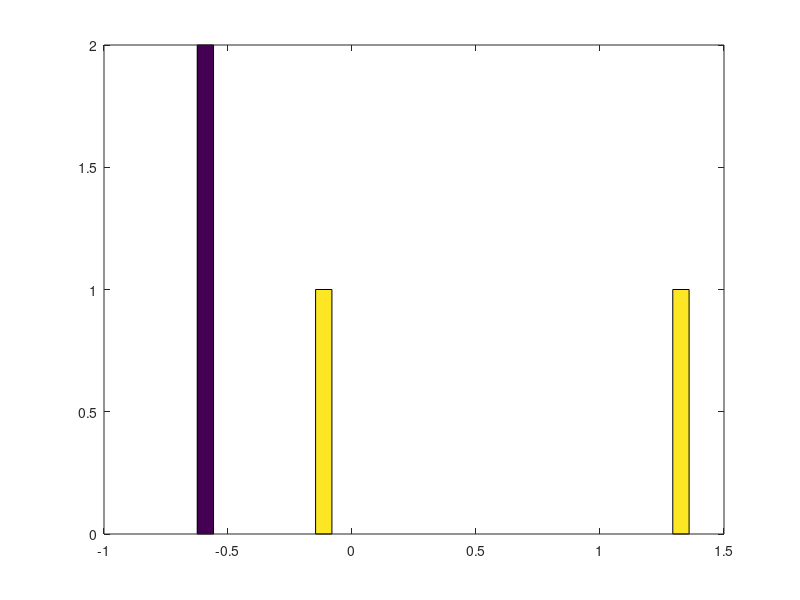

The MATLAB script that drew this image:
a=pi;a; % suppreses outputA = [1 2; 3 4; 5 6]v = [1,2,3]v = [1;2;3]v = 1 : 0.1 : 2v = 1 : 6ones(2,3)2*ones(2,3)w = ones(1,3)w = zeros(1,3)w = rand(3,3)w = randn(2,2)hist(w)